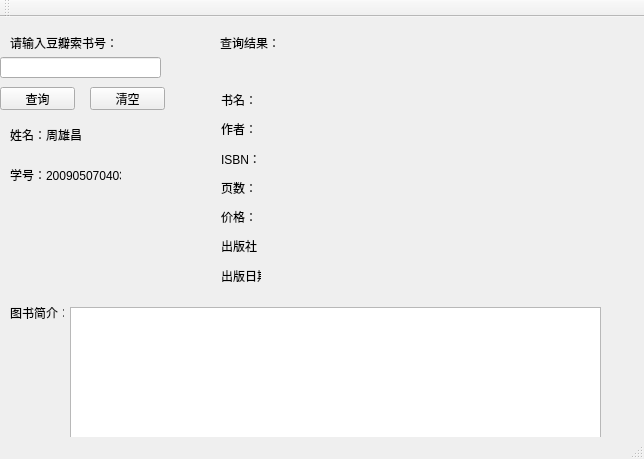
<?xml version="1.0" encoding="UTF-8"?>
<ui version="4.0">
 <class>MainWindow</class>
 <widget class="QMainWindow" name="MainWindow">
  <property name="geometry">
   <rect>
    <x>0</x>
    <y>0</y>
    <width>644</width>
    <height>459</height>
   </rect>
  </property>
  <property name="windowTitle">
   <string>MainWindow</string>
  </property>
  <property name="styleSheet">
   <string notr="true">border-image: url(:/new/prefix1/zxc.jpg);</string>
  </property>
  <widget class="QWidget" name="centralWidget">
   <widget class="QLabel" name="label">
    <property name="geometry">
     <rect>
      <x>10</x>
      <y>10</y>
      <width>111</width>
      <height>31</height>
     </rect>
    </property>
    <property name="styleSheet">
     <string notr="true">border-image: \*url();</string>
    </property>
    <property name="text">
     <string>请输入豆瓣索书号：</string>
    </property>
   </widget>
   <widget class="QLineEdit" name="ID">
    <property name="geometry">
     <rect>
      <x>0</x>
      <y>40</y>
      <width>161</width>
      <height>21</height>
     </rect>
    </property>
    <property name="styleSheet">
     <string notr="true">border-image: \*url();</string>
    </property>
   </widget>
   <widget class="QPushButton" name="chaxun">
    <property name="geometry">
     <rect>
      <x>0</x>
      <y>70</y>
      <width>75</width>
      <height>23</height>
     </rect>
    </property>
    <property name="styleSheet">
     <string notr="true">border-image: \*url();</string>
    </property>
    <property name="text">
     <string>查询</string>
    </property>
   </widget>
   <widget class="QLabel" name="label_2">
    <property name="geometry">
     <rect>
      <x>220</x>
      <y>10</y>
      <width>91</width>
      <height>31</height>
     </rect>
    </property>
    <property name="styleSheet">
     <string notr="true">border-image: \*url();</string>
    </property>
    <property name="text">
     <string>查询结果：</string>
    </property>
   </widget>
   <widget class="QWidget" name="verticalLayoutWidget">
    <property name="geometry">
     <rect>
      <x>210</x>
      <y>60</y>
      <width>62</width>
      <height>221</height>
     </rect>
    </property>
    <layout class="QVBoxLayout" name="verticalLayout">
     <item>
      <widget class="QLabel" name="label_3">
       <property name="styleSheet">
        <string notr="true">border-image: \*url();</string>
       </property>
       <property name="text">
        <string>书名：</string>
       </property>
      </widget>
     </item>
     <item>
      <widget class="QLabel" name="label_4">
       <property name="styleSheet">
        <string notr="true">border-image: \*url();</string>
       </property>
       <property name="text">
        <string>作者：</string>
       </property>
      </widget>
     </item>
     <item>
      <widget class="QLabel" name="label_5">
       <property name="styleSheet">
        <string notr="true">border-image: \*url();</string>
       </property>
       <property name="text">
        <string>ISBN：</string>
       </property>
      </widget>
     </item>
     <item>
      <widget class="QLabel" name="label_6">
       <property name="styleSheet">
        <string notr="true">border-image: \*url();</string>
       </property>
       <property name="text">
        <string>页数：</string>
       </property>
      </widget>
     </item>
     <item>
      <widget class="QLabel" name="label_7">
       <property name="styleSheet">
        <string notr="true">border-image: \*url();</string>
       </property>
       <property name="text">
        <string>价格：</string>
       </property>
      </widget>
     </item>
     <item>
      <widget class="QLabel" name="label_8">
       <property name="styleSheet">
        <string notr="true">border-image: \*url();</string>
       </property>
       <property name="text">
        <string>出版社：</string>
       </property>
      </widget>
     </item>
     <item>
      <widget class="QLabel" name="label_9">
       <property name="styleSheet">
        <string notr="true">border-image: \*url();</string>
       </property>
       <property name="text">
        <string>出版日期：</string>
       </property>
      </widget>
     </item>
    </layout>
   </widget>
   <widget class="QWidget" name="verticalLayoutWidget_2">
    <property name="geometry">
     <rect>
      <x>270</x>
      <y>60</y>
      <width>241</width>
      <height>221</height>
     </rect>
    </property>
    <layout class="QVBoxLayout" name="verticalLayout_2">
     <item>
      <widget class="QLabel" name="title">
       <property name="styleSheet">
        <string notr="true">border-image: \*url();</string>
       </property>
       <property name="text">
        <string/>
       </property>
      </widget>
     </item>
     <item>
      <widget class="QLabel" name="author">
       <property name="styleSheet">
        <string notr="true">border-image: \*url();</string>
       </property>
       <property name="text">
        <string/>
       </property>
      </widget>
     </item>
     <item>
      <widget class="QLabel" name="isbn10">
       <property name="styleSheet">
        <string notr="true">border-image: \*url();</string>
       </property>
       <property name="text">
        <string/>
       </property>
      </widget>
     </item>
     <item>
      <widget class="QLabel" name="pages">
       <property name="styleSheet">
        <string notr="true">border-image: \*url();</string>
       </property>
       <property name="text">
        <string/>
       </property>
      </widget>
     </item>
     <item>
      <widget class="QLabel" name="price">
       <property name="styleSheet">
        <string notr="true">border-image: \*url();</string>
       </property>
       <property name="text">
        <string/>
       </property>
      </widget>
     </item>
     <item>
      <widget class="QLabel" name="publisher">
       <property name="styleSheet">
        <string notr="true">border-image: \*url();</string>
       </property>
       <property name="text">
        <string/>
       </property>
      </widget>
     </item>
     <item>
      <widget class="QLabel" name="pubdate">
       <property name="styleSheet">
        <string notr="true">border-image: \*url();</string>
       </property>
       <property name="text">
        <string/>
       </property>
      </widget>
     </item>
    </layout>
   </widget>
   <widget class="QLabel" name="label_10">
    <property name="geometry">
     <rect>
      <x>10</x>
      <y>290</y>
      <width>54</width>
      <height>12</height>
     </rect>
    </property>
    <property name="styleSheet">
     <string notr="true">border-image: \*url();</string>
    </property>
    <property name="text">
     <string>图书简介：</string>
    </property>
   </widget>
   <widget class="QTextBrowser" name="ss">
    <property name="geometry">
     <rect>
      <x>70</x>
      <y>290</y>
      <width>531</width>
      <height>211</height>
     </rect>
    </property>
    <property name="styleSheet">
     <string notr="true">border-image: \*url();</string>
    </property>
   </widget>
   <widget class="QLabel" name="label_11">
    <property name="geometry">
     <rect>
      <x>10</x>
      <y>110</y>
      <width>81</width>
      <height>16</height>
     </rect>
    </property>
    <property name="styleSheet">
     <string notr="true">border-image: \*url();</string>
    </property>
    <property name="text">
     <string>姓名：周雄昌</string>
    </property>
   </widget>
   <widget class="QLabel" name="label_12">
    <property name="geometry">
     <rect>
      <x>10</x>
      <y>150</y>
      <width>111</width>
      <height>16</height>
     </rect>
    </property>
    <property name="styleSheet">
     <string notr="true">border-image: \*url();</string>
    </property>
    <property name="text">
     <string>学号：200905070403</string>
    </property>
   </widget>
   <widget class="QPushButton" name="qingkong">
    <property name="geometry">
     <rect>
      <x>90</x>
      <y>70</y>
      <width>75</width>
      <height>23</height>
     </rect>
    </property>
    <property name="styleSheet">
     <string notr="true">border-image: \*url();</string>
    </property>
    <property name="text">
     <string>清空</string>
    </property>
   </widget>
  </widget>
  <widget class="QMenuBar" name="menuBar">
   <property name="geometry">
    <rect>
     <x>0</x>
     <y>0</y>
     <width>644</width>
     <height>23</height>
    </rect>
   </property>
  </widget>
  <widget class="QToolBar" name="mainToolBar">
   <attribute name="toolBarArea">
    <enum>TopToolBarArea</enum>
   </attribute>
   <attribute name="toolBarBreak">
    <bool>false</bool>
   </attribute>
  </widget>
  <widget class="QStatusBar" name="statusBar"/>
 </widget>
 <layoutdefault spacing="6" margin="11"/>
 <resources/>
 <connections>
  <connection>
   <sender>qingkong</sender>
   <signal>clicked()</signal>
   <receiver>ID</receiver>
   <slot>clear()</slot>
   <hints>
    <hint type="sourcelabel">
     <x>127</x>
     <y>116</y>
    </hint>
    <hint type="destinationlabel">
     <x>80</x>
     <y>85</y>
    </hint>
   </hints>
  </connection>
 </connections>
</ui>
